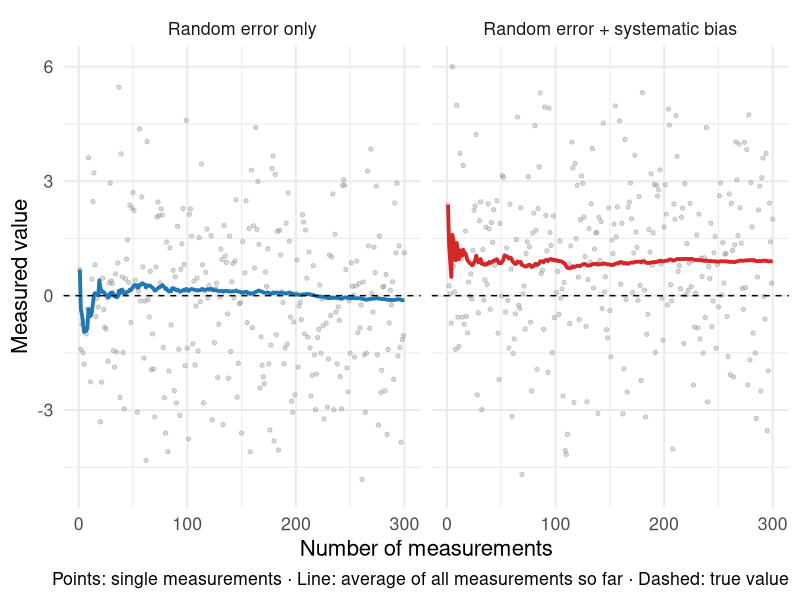

The R source for this figure:
## ---- chunk 1
#| fig-width: 11
#| fig-height: 5
#| fig-align: center

library(ggplot2)

# 300 measurements of a true value of 0: same random error, one with a constant bias of +1
set.seed(45)
n <- 300
sim <- data.frame(
  i = rep(seq_len(n), 2),
  type = factor(rep(c("Random error only", "Random error + systematic bias"), each = n),
                levels = c("Random error only", "Random error + systematic bias")),
  y = c(rnorm(n, mean = 0, sd = 2), rnorm(n, mean = 1, sd = 2))
)
sim$running_mean <- ave(sim$y, sim$type, FUN = function(x) cumsum(x) / seq_along(x))

ggplot(sim, aes(x = i)) +
  geom_point(aes(y = y), colour = "grey55", alpha = 0.35, size = 1.2) +
  geom_line(aes(y = running_mean, colour = type), linewidth = 1.3) +
  geom_hline(yintercept = 0, linetype = "dashed") +
  facet_wrap(~ type) +
  scale_colour_manual(values = c("#1f77b4", "#d62728"), guide = "none") +
  coord_cartesian(ylim = c(-5, 6)) +
  labs(x = "Number of measurements", y = "Measured value",
       caption = "Points: single measurements · Line: average of all measurements so far · Dashed: true value") +
  theme_minimal(base_size = 16)
